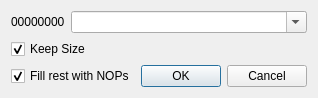
<?xml version="1.0" encoding="UTF-8"?>
<ui version="4.0">
 <author>Evan Teran</author>
 <class>DialogAssembler</class>
 <widget class="QDialog" name="DialogAssembler">
  <property name="geometry">
   <rect>
    <x>0</x>
    <y>0</y>
    <width>310</width>
    <height>87</height>
   </rect>
  </property>
  <property name="windowTitle">
   <string>Assembler</string>
  </property>
  <layout class="QGridLayout" name="gridLayout">
   <item row="0" column="0" colspan="2">
    <layout class="QHBoxLayout" name="horizontalLayout">
     <item>
      <widget class="QLabel" name="label">
       <property name="sizePolicy">
        <sizepolicy hsizetype="Maximum" vsizetype="Preferred">
         <horstretch>0</horstretch>
         <verstretch>0</verstretch>
        </sizepolicy>
       </property>
       <property name="text">
        <string>00000000</string>
       </property>
      </widget>
     </item>
     <item>
      <widget class="QComboBox" name="comboBox">
       <property name="editable">
        <bool>true</bool>
       </property>
      </widget>
     </item>
    </layout>
   </item>
   <item row="1" column="0">
    <widget class="QCheckBox" name="checkBox">
     <property name="text">
      <string>Keep Size</string>
     </property>
     <property name="checked">
      <bool>true</bool>
     </property>
    </widget>
   </item>
   <item row="2" column="0">
    <widget class="QCheckBox" name="checkBox_2">
     <property name="text">
      <string>Fill rest with NOPs</string>
     </property>
     <property name="checked">
      <bool>true</bool>
     </property>
    </widget>
   </item>
   <item row="2" column="1">
    <widget class="QDialogButtonBox" name="buttonBox">
     <property name="standardButtons">
      <set>QDialogButtonBox::Cancel|QDialogButtonBox::Ok</set>
     </property>
    </widget>
   </item>
  </layout>
 </widget>
 <resources/>
 <connections>
  <connection>
   <sender>buttonBox</sender>
   <signal>accepted()</signal>
   <receiver>DialogAssembler</receiver>
   <slot>accept()</slot>
   <hints>
    <hint type="sourcelabel">
     <x>347</x>
     <y>55</y>
    </hint>
    <hint type="destinationlabel">
     <x>351</x>
     <y>59</y>
    </hint>
   </hints>
  </connection>
  <connection>
   <sender>buttonBox</sender>
   <signal>rejected()</signal>
   <receiver>DialogAssembler</receiver>
   <slot>reject()</slot>
   <hints>
    <hint type="sourcelabel">
     <x>119</x>
     <y>55</y>
    </hint>
    <hint type="destinationlabel">
     <x>125</x>
     <y>59</y>
    </hint>
   </hints>
  </connection>
 </connections>
</ui>
